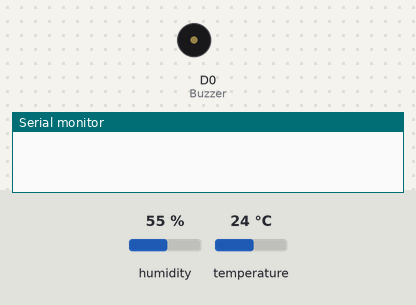
Bench run of a sketch on a simulated ESP8266 (NodeMCU). Shown: buzzer (waves = sounding, pin HIGH), the last lines printed to the serial monitor. Inputs (shaded band) come from the test bench; at power-on: humidity 55 %, temperature 24 °C. WiFi joins after 1.5 s; servers stay silent unless stated.

Above: at 1.9 s.
At 2.9 s:
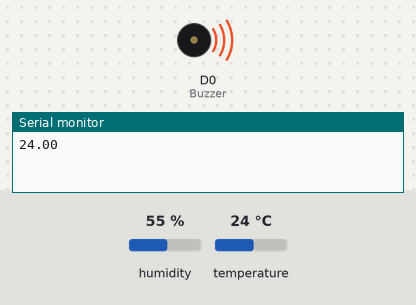
Timing chart, 0 to 4.4 s (numbered marks = the images above):
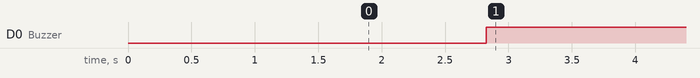

The sketch:

Project_IOT_Rumah_Pujie_MCU.ino
```cpp
#define BLYNK_PRINT Serial

#define BLYNK_TEMPLATE_ID "TMPL6g209tSUs"
#define BLYNK_TEMPLATE_NAME "SmartHome"
#define BLYNK_AUTH_TOKEN "0adxztBOc-xTYaTEC47ZlQhpdR_rGHoA"

#include <ESP8266WiFi.h>
#include <BlynkSimpleEsp8266.h>
char ssid [] = "ayen";
char pass [] = "ayen1234";

#include <DHT.h>

BlynkTimer timer;

#define DHTPIN D5 // DHT Digital Input Pin
#define DHTTYPE DHT11 // DHT11 or DHT22, depends on your sensor
#define Buzzer D0 // Buzzer

DHT dht(DHTPIN, DHTTYPE);

float temperature, humidity; // Temp and Humid floats, will be measured by the DHT


void ActiveDHT() {
  // DHT11
  humidity = dht.readHumidity();
  temperature = dht.readTemperature();

  // Check if any reads failed and exit early (to try again).
  if (isnan(humidity) || isnan(temperature)) {
    Serial.println(F("Failed to read from DHT sensor!"));
    return;
  }

  Serial.println(temperature);
  Blynk.virtualWrite(V0, temperature);

  if(temperature > 28) {
    digitalWrite(Buzzer, LOW);
    Blynk.virtualWrite(V1, 1);
  } else {
    digitalWrite(Buzzer, HIGH);
    Blynk.virtualWrite(V1, 0);
  }

}

void setup() {
  // put your setup code here, to run once:
  Serial.begin(9600);
  Blynk.begin (BLYNK_AUTH_TOKEN, ssid, pass);
  timer.setInterval(1000L,ActiveDHT);

  dht.begin();
  pinMode(Buzzer, OUTPUT);

}

void loop() {
  // put your main code here, to run repeatedly:

  Blynk.run();
  timer.run();
}
```

Measured:
- by itself, D0 (Buzzer): LOW → HIGH at 2.8 s
